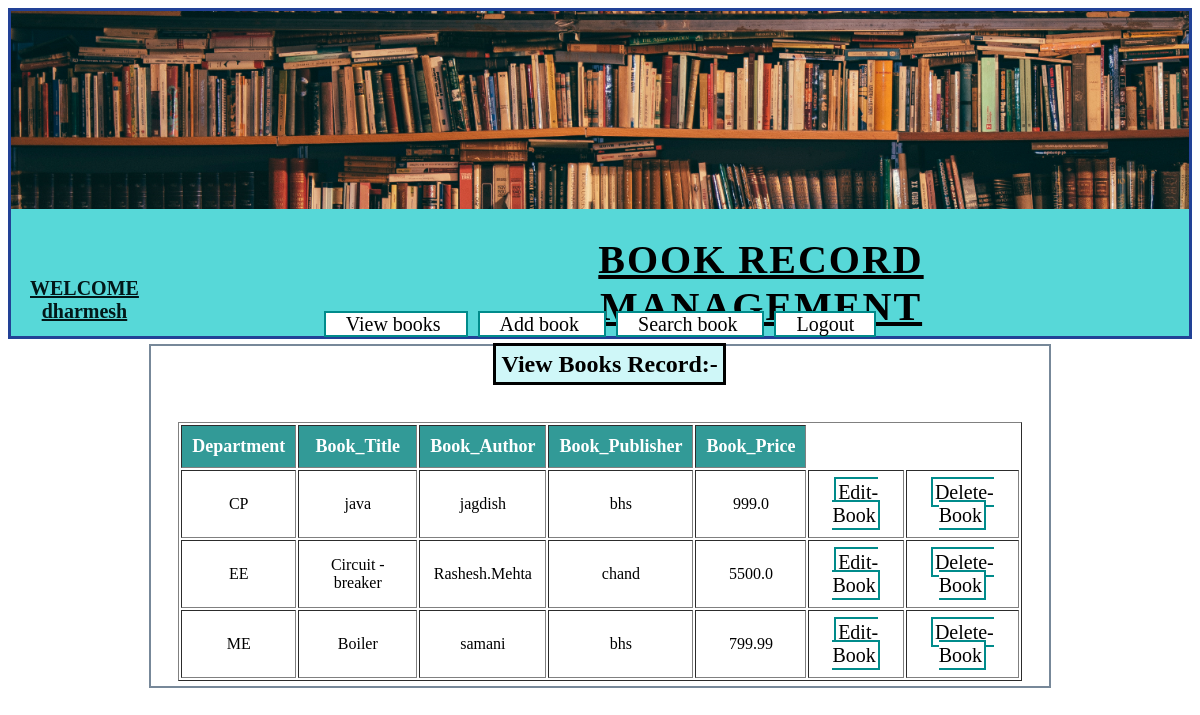
Page /BRMapp/view_books (signed in) on the committed database.
### BRMapp/models.py (models this page shows, shortened)
class Book(models.Model):
    dpt=models.CharField(max_length=25)
    title=models.CharField(max_length=25)
    author=models.CharField(max_length=25)
    pbr=models.CharField(max_length=25)
    price=models.FloatField()

### BRMapp/views.py (the view)
# urls.py: url('view_books',v.fun_view_books),
@login_required(login_url="BRMapp/userlogin")
def fun_view_books(request):
    username=request.session["username"]                #session is a dictionary
    books=mod.Book.objects.all()
    res=render(request,"BRMapp/view.html",{"books" : books,"username":username})
    return(res)

### templates/BRMapp/view.html (shortened to what this page needs)
<!DOCTYPE html>
<html lang="en">
<head>
    {% load static %}
    <link rel="stylesheet" href="{%static 'css/BRMCSS.css' %}">
</head>
<body>
<div id="header">
    <div id="img">
        <br> <br> <br> <br> <br> <br> <br> <br> <br><br><br>
    </div>
    <h1>BOOK RECORD MANAGEMENT </h1>
    <h4>WELCOME  <br>{{username}}</h4>
    <div id="nav">
        <a href="BRMapp/view_books">View books </a>
        <a href="BRMapp/add_new_book">Add book  </a>
        <a href="BRMapp/SearchBook">Search book </a>
        <a href="BRMapp/userlogout">Logout </a>
    </div>
</div>
<div id="main" >
<h2>View  Books Record:- </h2>
    <table border="1">
        <thead>
            <tr>
                <th>Department </th>
                <th>Book_Title </th>
                <th>Book_Author </th>
                <th>Book_Publisher</th>
                <th>Book_Price </th>
            </tr>
        </thead>
        <tbody>
            {% for book in books %}
            <tr>
                <td>{{book.dpt}} </td>
                <td>{{book.title}} </td>
                <td>{{book.author}}</td>
                <td>{{book.pbr}}  </td>
                <td>{{book.price}}</td>
                <td><a class="btn" href="BRMapp/EditBook?bookid={{book.id}} ">Edit-Book </a></td>
                <td><a class= "dbtn"  href="BRMapp/delete_book?bookid={{book.id}} ">Delete-Book </a></td>
            </tr>
            {% endfor %}
        </tbody>
    </table>
</div>
</body>
</html>

### static/css/BRMCSS.css (style rules this page uses)
body { font-family: calibri; }
#header { border: rgb(34, 65, 150); border-style: solid; background-color:rgb(87, 216, 216); background-position: center; text-align: center; }
#img { background-image: url(library.PNG); width: 100%; position: relative; left: 0px; }
#header h1 { text-align: center; text-decoration-line: underline; font-size: 40px; letter-spacing: 2px; margin-left: 450px; width: 600px; height:50px; }
#header h4 { position: absolute; top: 250px; left: 30px; color: rgb(2, 23, 24); text-decoration: underline; font-size: 20px; }
#nav { width: 60%; margin: auto; }
#nav a { border: solid 2px darkcyan; font-size: 20px; width: 150px; background-color:white; color: black; text-decoration: none; padding-left: 20px; padding-right: 20px; margin: 5px 5px 5px 5px ; }
#main { width: 75%; margin-left: auto; margin-right: auto; border: solid 2px lightslategray; margin-top: 5px; padding: 5px; }
#main h2 { border:solid; background-color: rgb(207, 247, 248); margin-left: 38%; padding: 5px 5px; display: inline; }
#main table { margin-top: 5%; margin-right: auto; margin-left: auto; width: 95%; text-align: center; }
#main table th { background-color: #329A97; color: white; font-size: 18px; }
#main table th,td { padding: 10px; margin: 3px; }
.btn,.dbtn { border: solid 2px darkcyan; font-size: 20px; width: 150px; background-color:white; color: black; text-decoration: none; padding: 2px; }

### rows in the picture
Book: dpt "CP", title "java", author "jagdish", pbr "bhs", price "999.0"
Book: dpt "EE", title "Circuit - breaker", author "Rashesh.Mehta", pbr "chand", price "5500.0"
Book: dpt "ME", title "Boiler", author "samani", pbr "bhs", price "799.99"

### other values in the picture
{{ username }} "dharmesh"
